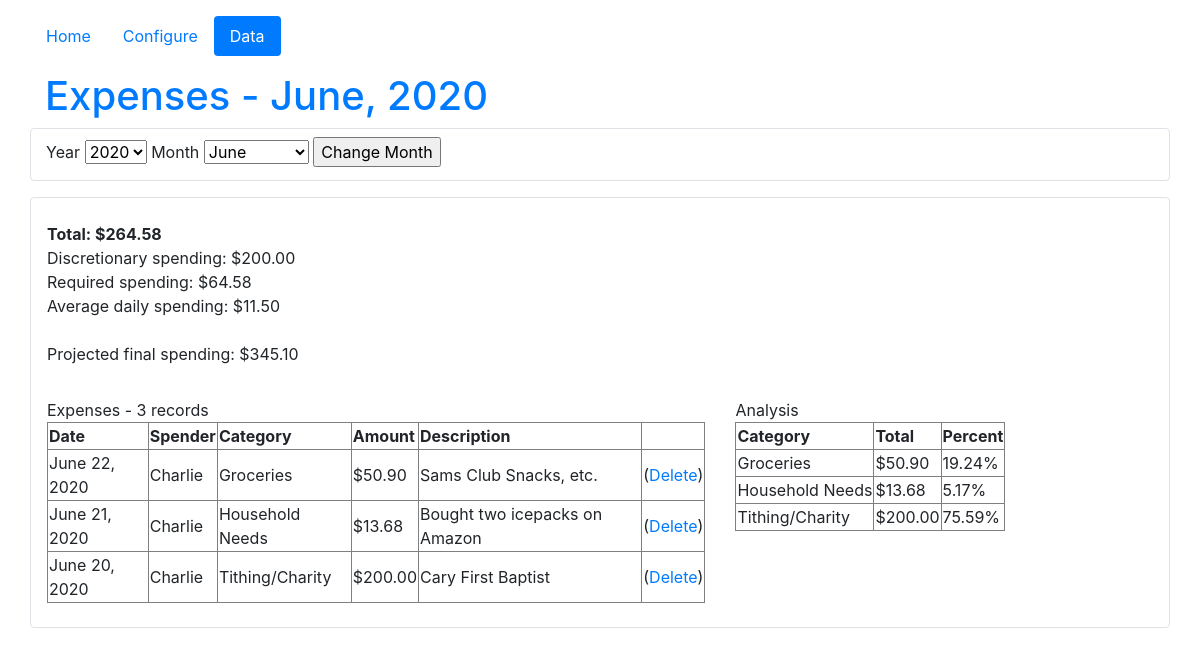
The app's page /showData/ with its own data.
### tracker_app/models.py (models this page shows, shortened)
class Expense(db.Model):
	expenseId = db.Column(db.Integer, primary_key=True)
	date = db.Column(db.DateTime, nullable=False)
	categoryId = db.Column(db.Integer, db.ForeignKey('category.categoryId'), nullable=False)
	spenderId = db.Column(db.Integer, db.ForeignKey('user.userId'), nullable=False)
	amount = db.Column(db.Numeric(precision=2, asdecimal=True), nullable=False)
	description = db.Column(db.Text)

class Category(db.Model):
	categoryId = db.Column(db.Integer, primary_key=True)
	expenseCategory = db.Column(db.String(50), unique=True, nullable=False)
	discretionary = db.Column(db.Boolean, nullable=False)
	expenses = db.relationship("Expense", backref="myCategory")

### tracker_app/routes.py (the view)
@app.route("/showData/", methods=["GET", "POST"])
@app.route("/showData/<year>/<month>", methods=["GET", "POST"])
def showData(year='none', month='none'):
	if (year == "none" or year =="deleteExpense"):
		year = datetime.datetime.today().year
		month = datetime.datetime.today().month
	display = displayData.DisplayData(year, month)
	expenseTable = display.getExpenseTable()
	analyzeTable = display.getAnalyzeTable()
	stats = display.getExpenseStats()
	monthStr = str(calendar.month_name[int(month)]) + ", " + str(year)
	expenseConfigForm = forms.ExpenseConfigureForm()
	expenseConfigForm.year.choices = [r.year for r in Metadata.query.with_entities(Metadata.year).distinct().order_by(Metadata.year.desc()).all()]
	if expenseConfigForm.validate_on_submit():
		print("Got here")
		return redirect(url_for('showData', year=expenseConfigForm.year.data, month=expenseConfigForm.month.data))
	return render_template('data.html', analyzeTable=analyzeTable, expenseTable=expenseTable, stats=stats,
		monthStr=monthStr, expenseConfigForm=expenseConfigForm)

### tracker_app/forms.py
class ExpenseConfigureForm(FlaskForm):
	records = Expense.query.with_entities(Expense.date).all()
	yearChoices = [r.year for r in Metadata.query.with_entities(Metadata.year).distinct().all()]
	monthChoices = [(1,'January'), (2,'February'), (3,'March'), (4,'April'), (5,'May'), (6,'June'),
		(7, 'July'), (8,'August'), (9,'September'), (10,'October'), (11,'November'), (12,'December')]
	year = SelectField('Year', choices=yearChoices, validate_choice=False)
	month = SelectField('Month', choices=monthChoices, validate_choice=False, default=datetime.datetime.today().month)
	submit = SubmitField('Change Month')

### tracker_app/displayData.py (called while the page is built)
	def getExpenseStats(self):
		expenses = self.expenses
		total = 0
		discretionarySpending = 0
		requiredSpending = 0
		for expense in expenses:
			total += expense.amount
			if (expense.myCategory.discretionary):
				discretionarySpending += expense.amount
			else:
				requiredSpending += expense.amount
		stats = "<b>Total: $" + str("{:.2f}".format(total) + "</b>")
		stats += "<br>Discretionary spending: $" + str("{:.2f}".format(discretionarySpending))
		stats += "<br>Required spending: $" + str("{:.2f}".format(requiredSpending))
		if (self.isCurrentMonth):
			dailyAvg = total / datetime.datetime.today().day
		else:
			dailyAvg = total / self.num_days
		stats += "<br>Average daily spending: $" + str("{:.2f}".format(dailyAvg))
		if (self.isCurrentMonth):
			stats += "<br><br>Projected final spending: $" + str("{:.2f}".format(dailyAvg * self.num_days))
		return Markup(stats)

	def getExpenseTable(self):
		expenses = self.expenses
		tableHeaders = ['Date', 'Spender', 'Category', 'Amount', 'Description']
		table = "Expenses - " + str(expenses.count()) + " records"
		table += "<table border=1>"
		table += "<thead><tr>"
		for item in tableHeaders:
			table += "<th>" + item + "</th>"
		table += "</tr></thead>"
		for expense in expenses:
			formattedDate = expense.date.strftime("%B %d, %Y")
			table += "<tr>"
			table += "<td>" + str(formattedDate) + "</td>"
			table += "<td>" + expense.spender.username + "</td>"
			table += "<td>" + expense.myCategory.expenseCategory + "</td>"
			table += "<td>$" + str("{:.2f}".format(expense.amount)) + "</td>"
			table += "<td>" + expense.description + "</td>"
			table += "<td>(<a href= " + url_for('deleteExpense', expenseId=expense.expenseId) + ">Delete</a>)</td>"
		table += "</table>"
		return Markup(table)

### tracker_app/templates/data.html (shortened to what this page needs)
{% extends 'layout.html' %}
{% set activePage = "showData" %}
{% block content %}
<h1 class="text-primary">Expenses - {{ monthStr }}</h1>
<div class="row border rounded py-2" id="expense-config-form">
	<div class="col-lg">
		<form method="POST" action={{ url_for('showData') }}>
			{{ expenseConfigForm.year.label }} {{ expenseConfigForm.year }}
			{{ expenseConfigForm.month.label }} {{ expenseConfigForm.month }}
			{{ expenseConfigForm.submit }}
	</div>
</div>
<div class="row border rounded my-3 px-3 py-2">
	<div class="row" id="expenses-stats">
		<div class="col-lg py-3">
			{{ stats }}
		</div>
	</div>
	<div class="row" id="tables">
		<div class="col-lg-8 py-3">
			{{ expenseTable }}
		</div>
		<div class="col-lg-4 py-3">
			{{ analyzeTable }}
		</div>
	</div>
</div>
{% endblock %}

### records on screen
Expense: description "Expenses - 3 records Date Spender Category Amount Description June 22, 2020 Charlie Groceries $50.90 Sams Club Snacks, etc. ( Delete ) June 21, 2020 Charlie Household Needs $13.68 Bought two icepacks on Amazon ( Delete ) June 20, 2020 Charlie Tithing/Charity $200.00 Cary First Baptist ( Delete )"
Category: expenseCategory "Analysis Category Total Percent Groceries $50.90 19.24% Household Needs $13.68 5.17% Tithing/Charity $200.00 75.59%"

### other values on screen
{{ text }} "Home" "Configure" "Data"
{{ expenseConfigForm.year.label }} "Year"
{{ expenseConfigForm.month.label }} "Month"
{{ stats }} "Total: $264.58 Discretionary spending: $200.00 Required spending: $64.58 Average daily spending: $11.50 Projected final spending: $345.10"
